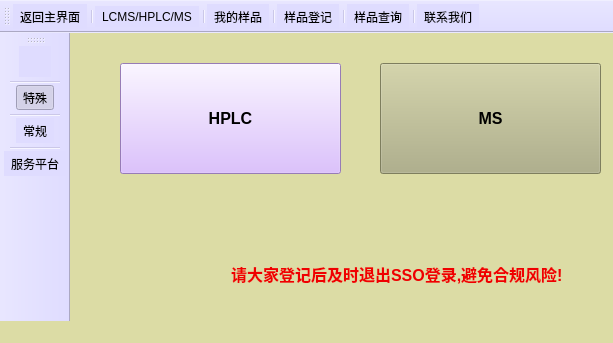
<?xml version="1.0" encoding="UTF-8"?>
<ui version="4.0">
 <class>Special</class>
 <widget class="QMainWindow" name="Special">
  <property name="geometry">
   <rect>
    <x>0</x>
    <y>0</y>
    <width>613</width>
    <height>343</height>
   </rect>
  </property>
  <property name="windowTitle">
   <string>MainWindow</string>
  </property>
  <property name="styleSheet">
   <string notr="true">background-color: rgb(220, 220, 165);</string>
  </property>
  <widget class="QWidget" name="centralwidget">
   <widget class="QLabel" name="label_2">
    <property name="geometry">
     <rect>
      <x>161</x>
      <y>221</y>
      <width>360</width>
      <height>40</height>
     </rect>
    </property>
    <property name="minimumSize">
     <size>
      <width>360</width>
      <height>40</height>
     </size>
    </property>
    <property name="font">
     <font>
      <pointsize>12</pointsize>
      <weight>75</weight>
      <bold>true</bold>
     </font>
    </property>
    <property name="styleSheet">
     <string notr="true">color: rgb(239, 0, 0);</string>
    </property>
    <property name="text">
     <string>请大家登记后及时退出SSO登录,避免合规风险!</string>
    </property>
   </widget>
   <widget class="QPushButton" name="pushButton_2">
    <property name="geometry">
     <rect>
      <x>50</x>
      <y>30</y>
      <width>221</width>
      <height>111</height>
     </rect>
    </property>
    <property name="font">
     <font>
      <pointsize>12</pointsize>
      <weight>75</weight>
      <bold>true</bold>
     </font>
    </property>
    <property name="styleSheet">
     <string notr="true">background-color: rgb(211, 174, 255);</string>
    </property>
    <property name="text">
     <string>HPLC</string>
    </property>
   </widget>
   <widget class="QPushButton" name="pushButton_3">
    <property name="geometry">
     <rect>
      <x>310</x>
      <y>30</y>
      <width>221</width>
      <height>111</height>
     </rect>
    </property>
    <property name="font">
     <font>
      <pointsize>12</pointsize>
      <weight>75</weight>
      <bold>true</bold>
     </font>
    </property>
    <property name="styleSheet">
     <string notr="true">
background-color: rgb(176, 176, 132);</string>
    </property>
    <property name="text">
     <string>MS</string>
    </property>
   </widget>
   <widget class="QLabel" name="label">
    <property name="geometry">
     <rect>
      <x>0</x>
      <y>0</y>
      <width>541</width>
      <height>331</height>
     </rect>
    </property>
    <property name="styleSheet">
     <string notr="true">background-image: url(:/picture/85.jpg);</string>
    </property>
    <property name="text">
     <string/>
    </property>
   </widget>
   <zorder>label</zorder>
   <zorder>label_2</zorder>
   <zorder>pushButton_2</zorder>
   <zorder>pushButton_3</zorder>
  </widget>
  <widget class="QStatusBar" name="statusbar"/>
  <widget class="QToolBar" name="toolBar">
   <property name="windowTitle">
    <string>toolBar</string>
   </property>
   <property name="styleSheet">
    <string notr="true">background-color: rgb(223, 220, 255);</string>
   </property>
   <property name="toolButtonStyle">
    <enum>Qt::ToolButtonTextUnderIcon</enum>
   </property>
   <attribute name="toolBarArea">
    <enum>LeftToolBarArea</enum>
   </attribute>
   <attribute name="toolBarBreak">
    <bool>false</bool>
   </attribute>
   <addaction name="action"/>
   <addaction name="separator"/>
   <addaction name="action_special"/>
   <addaction name="separator"/>
   <addaction name="action_normal"/>
   <addaction name="separator"/>
   <addaction name="action_server"/>
  </widget>
  <widget class="QToolBar" name="toolBar_2">
   <property name="windowTitle">
    <string>toolBar_2</string>
   </property>
   <property name="styleSheet">
    <string notr="true">background-color: rgb(223, 220, 255);</string>
   </property>
   <attribute name="toolBarArea">
    <enum>TopToolBarArea</enum>
   </attribute>
   <attribute name="toolBarBreak">
    <bool>false</bool>
   </attribute>
   <addaction name="action_return"/>
   <addaction name="separator"/>
   <addaction name="actionLCMS_HPLC_MS"/>
   <addaction name="separator"/>
   <addaction name="action_my"/>
   <addaction name="separator"/>
   <addaction name="action_login"/>
   <addaction name="separator"/>
   <addaction name="action_find"/>
   <addaction name="separator"/>
   <addaction name="action_link"/>
  </widget>
  <action name="action">
   <property name="icon">
    <iconset resource="picture.qrc">
     <normaloff>:/picture/40.jpg</normaloff>:/picture/40.jpg</iconset>
   </property>
   <property name="text">
    <string/>
   </property>
  </action>
  <action name="action_special">
   <property name="checkable">
    <bool>true</bool>
   </property>
   <property name="checked">
    <bool>true</bool>
   </property>
   <property name="icon">
    <iconset resource="picture.qrc">
     <normaloff>:/picture/42.jpg</normaloff>:/picture/42.jpg</iconset>
   </property>
   <property name="text">
    <string>特殊</string>
   </property>
  </action>
  <action name="action_normal">
   <property name="icon">
    <iconset resource="picture.qrc">
     <normaloff>:/picture/72.jpg</normaloff>:/picture/72.jpg</iconset>
   </property>
   <property name="text">
    <string>常规</string>
   </property>
  </action>
  <action name="action_server">
   <property name="icon">
    <iconset resource="picture.qrc">
     <normaloff>:/picture/51.jpg</normaloff>:/picture/51.jpg</iconset>
   </property>
   <property name="text">
    <string>服务平台</string>
   </property>
  </action>
  <action name="actionLCMS_HPLC_MS">
   <property name="text">
    <string>LCMS/HPLC/MS</string>
   </property>
  </action>
  <action name="action_my">
   <property name="text">
    <string>我的样品</string>
   </property>
  </action>
  <action name="action_login">
   <property name="text">
    <string>样品登记</string>
   </property>
  </action>
  <action name="action_find">
   <property name="text">
    <string>样品查询</string>
   </property>
  </action>
  <action name="action_link">
   <property name="text">
    <string>联系我们</string>
   </property>
  </action>
  <action name="action_return">
   <property name="text">
    <string>返回主界面</string>
   </property>
  </action>
 </widget>
 <resources>
  <include location="picture.qrc"/>
 </resources>
 <connections/>
</ui>
